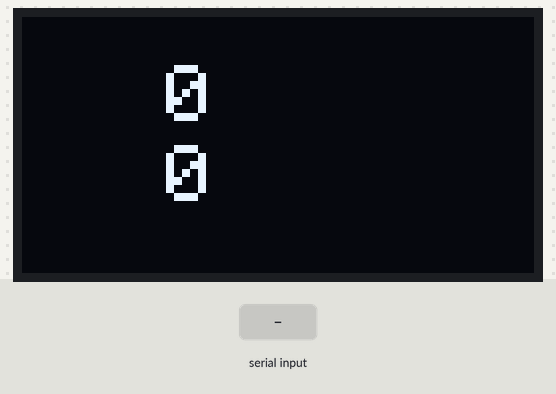
Simulated run of this sketch. Board: ESP32. Parts: 128×64 one-colour display. The inputs (shaded band) are chosen by the test bench. What the sketch prints to the serial monitor is not drawn.

Above: at 1.2 s.
1.3 s: "X90\n" received over Serial
At 2.7 s:
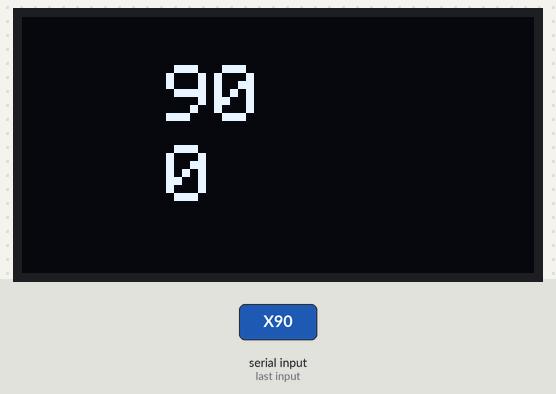
3.0 s: "Y90\n" received over Serial
At 4.1 s:
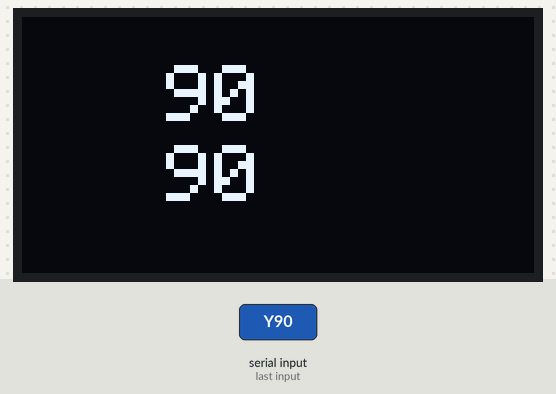
Timing chart, 0 to 6.0 s (numbered marks = the images above; inputs shaded):
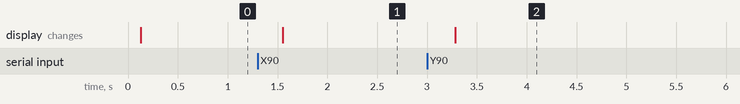

The sketch:

StepperGo011120224.ino
```cpp
// (licence header left out)
#include <Adafruit_GFX.h>
#include <Adafruit_SSD1306.h>

#define PINONESTEPDIR 34
#define PINTWOSTEPDIR 26
#define STEPONE 35
#define STEPTWO 33

#define SCREEN_WIDTH 128
#define SCREEN_HEIGHT 64
#define OLED_RESET -1
Adafruit_SSD1306 display(SCREEN_WIDTH, SCREEN_HEIGHT, &Wire, OLED_RESET);

int CountStepOne = 0;
int CountStepTwo = 0;

uint32_t timer = 0;
uint32_t timer1 = 0;
uint32_t timer2 = 0;

char command[64];

void setup() {
  Serial.begin(115200);
  Serial.println("ESP32 START OK!");
  pinMode(PINONESTEPDIR, OUTPUT);
  pinMode(PINTWOSTEPDIR, OUTPUT);
  pinMode(STEPONE, OUTPUT);
  pinMode(STEPTWO, OUTPUT);

  digitalWrite(PINONESTEPDIR, HIGH);
  digitalWrite(PINTWOSTEPDIR, HIGH);

  if (!display.begin(SSD1306_SWITCHCAPVCC, 0x3C)) {
    Serial.println(F("SSD1306 allocation failed"));
  }
  display.clearDisplay();
  display.setCursor(36, 12);
  display.setTextColor(WHITE);
  display.setTextSize(2);
  display.println("ESP32");
  display.setCursor(36, 32);
  display.println("START");
  display.display();
}

void loop() {

  if(millis() - timer >= 100){
    timer = millis();
    SetDisplay();

  }

  if(millis() - timer1 >= 1000){
    timer1 = millis();

  }

  if(millis() - timer2 >= 100){
    timer2 = millis();
    if(Serial.available() > 0){
        Serial.readBytesUntil('\n', command, 32);
        delay(20);
        ReadCom();
    }

  }

}

void StepOneDrive(int step){
  for(int i = 0; i < step; i++)
  {
    digitalWrite(STEPONE, HIGH);
    delay(1);
    digitalWrite(STEPONE, LOW);
    delay(1);
  }
  bool TempStepOneDrive = digitalRead(PINONESTEPDIR);
  if(TempStepOneDrive == false)
  {
    step = step * -1;
  }
  CountStepOne = CountStepOne + step;
}

void StepTwoDrive(int step){
  for(int i = 0; i < step; i++)
  {
    digitalWrite(STEPTWO, HIGH);
    delay(1);
    digitalWrite(STEPTWO, LOW);
    delay(1);
  }
  bool TempStepTwoDrive = digitalRead(PINTWOSTEPDIR);
  if(TempStepTwoDrive == false)
  {
    step = step * -1;
  }
  CountStepTwo = CountStepTwo + step;
}

void SetDisplay()
{
  display.clearDisplay();
  display.setCursor(36, 12);
  display.setTextColor(WHITE);
  display.setTextSize(2);
  display.println(CountStepOne);
  display.setCursor(36, 32);
  display.println(CountStepTwo);
  display.display();
}

void ReadCom(){
  char number[8] = {0x00, 0x00, 0x00, 0x00, 0x00, 0x00, 0x00, 0x00};
  int numberint = 0;
  if(command[0] == 'X')
  {
    if(command[1] == '-')
    {
      digitalWrite(PINONESTEPDIR, LOW);
      number[0] = command[1];
    }
    else
    {
      digitalWrite(PINONESTEPDIR, HIGH);
      if(command[1] >= 48 & command[1] <= 57)
      {
        number[0] = command[1];
      }
    }
    if(command[2] != '\n' && command[2] != '\r')
    {
      if(command[2] >= 48 & command[2] <= 57)
      {
        number[1] = command[2];
      }
    }
    else
    {
      number[1] = '\n';
    }
    if(command[3] != '\n' && command[3] != '\r')
    {
    if(command[3] >= 48 & command[3] <= 57)
      {
        number[2] = command[3];
      }
    }
    else
    {
      number[2] = '\n';
    }
    if(command[4] != '\n' && command[4] != '\r')
    {
    if(command[4] >= 48 & command[4] <= 57)
      {
        number[3] = command[4];
      }
    }
    else
    {
      number[3] = '\n';
    }
    numberint = atoi(number);
    Serial.println(numberint);
    if (numberint < 0)
    {
      numberint = numberint * -1;
    }
    StepOneDrive(numberint);
  }

  if(command[0] == 'Y')
  {
    if(command[1] == '-')
    {
      digitalWrite(PINTWOSTEPDIR, LOW);
      number[0] = command[1];
    }
    else
    {
      digitalWrite(PINTWOSTEPDIR, HIGH);
      if(command[1] >= 48 & command[1] <= 57)
      {
        number[0] = command[1];
      }
    }
    if(command[2] != '\n' && command[2] != '\r')
    {
      if(command[2] >= 48 & command[2] <= 57)
      {
        number[1] = command[2];
      }
    }
    else
    {
      number[1] = 0x00;
    }
    if(command[3] != '\n' && command[3] != '\r')
    {
    if(command[3] >= 48 & command[3] <= 57)
      {
        number[2] = command[3];
      }
    }
    else
    {
      number[2] = 0x00;
    }
    if(command[4] != '\n'  && command[4] != '\r')
    {
    if(command[4] >= 48 & command[4] <= 57)
      {
        number[3] = command[4];
      }
    }
    else
    {
      number[3] = 0x00;
    }
    numberint = atoi(number);
    Serial.println(numberint);
    if (numberint < 0)
    {
      numberint = numberint * -1;
    }
    StepTwoDrive(numberint);
  }

}
```

Measured:
- after the input at 1.3 s, the display: changes after 0.25 s (image 1)
- after the input at 3.0 s, the display: changes after 0.28 s (image 2)
